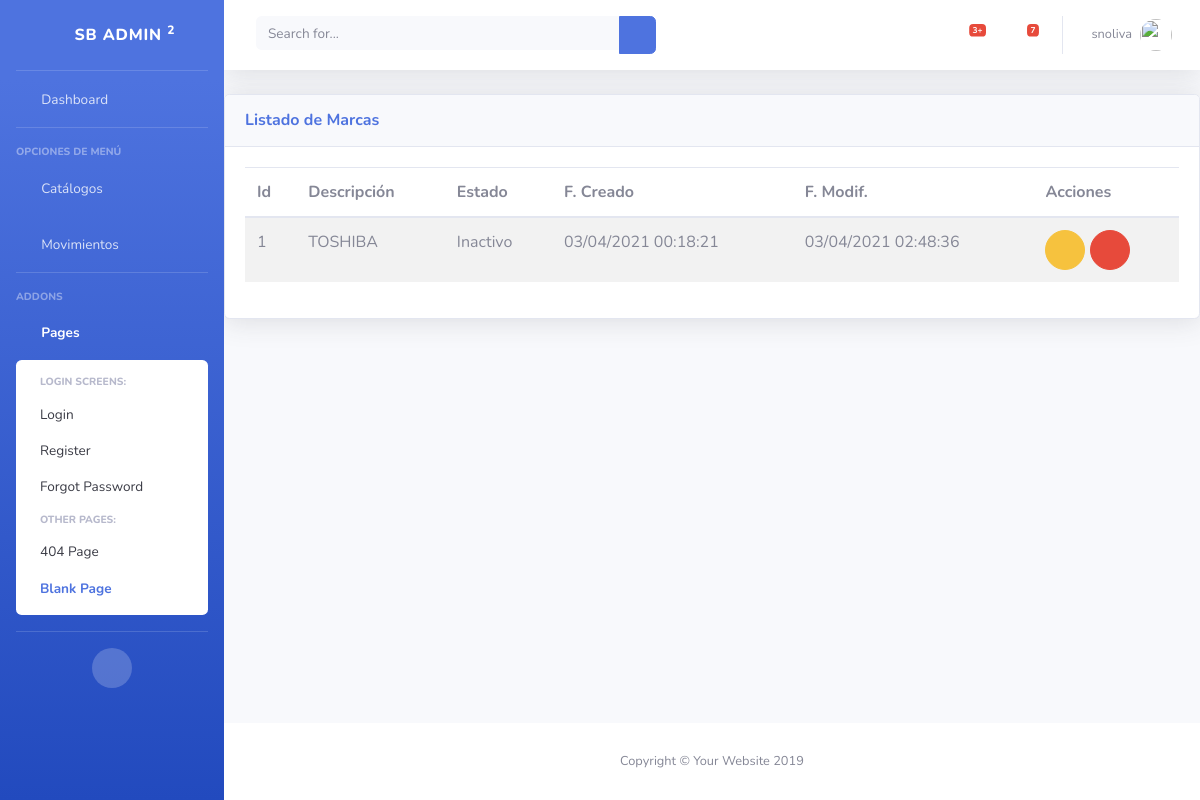
The page /inv/marcas/ (signed in) on the database its author committed.
### inv/models.py (models this page shows, shortened)
class Marca(ClaseModelo):
    descripcion = models.CharField(max_length=100, help_text='Descripcion de la marca',
                    unique=True)
    class Meta:
        verbose_name_plural = 'Marca'

### inv/views.py (the view)
# urls.py: path('marcas/', MarcaView.as_view(), name='marca_list'),
class MarcaView(SinPrivilegios, ListView):
    permission_required = "inv.view_marca"
    model = Marca
    template_name = 'inv/marca_list.html'
    context_object_name = 'obj'

### inv/templates/inv/marca_list.html (shortened to what this page needs)
{% extends 'base/base.html' %}
{% block page_content %}
<div class="card shadow mb-4">
    <div class="card-header py-3 d-flex flex-row align-items-center justify-content-between">
      <h6 class="m-0 font-weight-bold text-primary">Listado de Marcas</h6>
      <div class="dropdown no-arrow">
        <a class="dropdown-toggle" href="#" role="button" id="dropdownMenuLink" data-toggle="dropdown" aria-haspopup="true" aria-expanded="false">
          <i class="fas fa-ellipsis-v fa-sm fa-fw text-gray-400"></i>
        </a>
      </div>
    </div>
    <div class="card-body">
      {% if not obj %}
        <div class="alert alert-info">No hay Marca</div>
      {% else %}
      <table class="table table-striped table-hover">
        <thead>
          <th>Id</th>
          <th>Descripción</th>
          <th>Estado</th>
          <th>F. Creado</th>
          <th>F. Modif.</th>
          <th class="all">Acciones</th>
        </thead>
        <tbody>
          {% for item in obj %}
          <tr>
            <td>{{ item.id }}</td>
            <td>{{ item.descripcion }}</td>
            <td>{{ item.estado | yesno:"Activo, Inactivo" }}</td>
            <td>{{ item.fc | date:"d/m/Y H:i:s"}}</td>
            <td>{{ item.fm | date:"d/m/Y H:i:s"}}</td>
            <td>
              <a href="{% url 'inv:marca_edit' item.id %}" class="btn btn-warning btn-circle" role="button"><i class="far fa-edit"></i></a>
              <a href="{% url 'inv:marca_inactivar' item.id %}" class="btn btn-danger btn-circle" role="button"><i class="far fa-trash-alt"></i></a>
            </td>
          </tr>
          {% endfor %}
        </tbody>
      </table>
      {% endif%}
    </div>
</div>
{% endblock %}

### templates/base/base.html (shortened to what this page needs)
{% load static %}
<!DOCTYPE html>
<html lang="en">
<head>
  <link rel="stylesheet"  href="{% static 'base/vendor/fontawesome-free/css/all.min.css' %}" type="text/css">
  <link rel="stylesheet"  href="{% static 'base/css/sb-admin-2.min.css' %}">
  <link href="{%static 'base/vendor/datatables/dataTables.bootstrap4.min.css' %}" rel="stylesheet">
  <link rel="stylesheet" href="{% static 'base/vendor/jquery_confirm/jquery-confirm.min.css' %}">
   <link rel="stylesheet" href="https://cdnjs.cloudflare.com/ajax/libs/jquery-datetimepicker/2.5.20/jquery.datetimepicker.min.css" />
</head>
<body id="page-top" class="bg-gradient-primary">
    {% block side_bar %}
  <div id="wrapper">
    <ul class="navbar-nav bg-gradient-primary sidebar sidebar-dark accordion" id="accordionSidebar">
      <a class="sidebar-brand d-flex align-items-center justify-content-center" href="{% url 'bases:home' %}">
        <div class="sidebar-brand-icon rotate-n-15">
          <i class="fas fa-laugh-wink"></i>
        </div>
        <div class="sidebar-brand-text mx-3">SB Admin <sup>2</sup></div>
      </a>
      <hr class="sidebar-divider my-0">
      <li class="nav-item">
        <a class="nav-link" href="{% url 'bases:home' %}">
          <i class="fas fa-fw fa-tachometer-alt"></i>
          <span>Dashboard</span></a>
      </li>
      <hr class="sidebar-divider">
      <div class="sidebar-heading">
        Opciones de Menú
      </div>
      <li class="nav-item">
        <a class="nav-link collapsed" href="#" data-toggle="collapse" data-target="#collapseTwo" aria-expanded="true" aria-controls="collapseTwo">
          <i class="fas fa-fw fa-cog"></i>
          <span>Catálogos</span>
        </a>
      </li>
      <li class="nav-item {% if cmp_url in request.path  %} active {% endif %}">
        <a class="nav-link collapsed" href="#" data-toggle="collapse" data-target="#collapseCompras" aria-expanded="true" aria-controls="collapseCompras">
          <i class="fas fa-fw fa-truck"></i>
          <span>Movimientos</span>
        </a>
      </li>
      <hr class="sidebar-divider">
      <div class="sidebar-heading">
        Addons
      </div>
      <li class="nav-item active">
        <a class="nav-link" href="#" data-toggle="collapse" data-target="#collapsePages" aria-expanded="true" aria-controls="collapsePages">
          <i class="fas fa-fw fa-folder"></i>
          <span>Pages</span>
        </a>
        <div id="collapsePages" class="collapse show" aria-labelledby="headingPages" data-parent="#accordionSidebar">
          <div class="bg-white py-2 collapse-inner rounded">
            <h6 class="collapse-header">Login Screens:</h6>
            <a class="collapse-item" href="login.html">Login</a>
            <a class="collapse-item" href="register.html">Register</a>
            <a class="collapse-item" href="forgot-password.html">Forgot Password</a>
            <h6 class="collapse-header">Other Pages:</h6>
            <a class="collapse-item" href="404.html">404 Page</a>
            <a class="collapse-item active" href="blank.html">Blank Page</a>
          </div>
        </div>
      </li>
      <hr class="sidebar-divider d-none d-md-block">
      <div class="text-center d-none d-md-inline">
        <button class="rounded-circle border-0" id="sidebarToggle"></button>
      </div>
    </ul>
    {% endblock side_bar %}
    <div id="content-wrapper" class="d-flex flex-column">
      <div id="content">
        {% block top_bar %}
        <nav class="navbar navbar-expand navbar-light bg-white topbar mb-4 static-top shadow">
          <form class="d-none d-sm-inline-block form-inline mr-auto ml-md-3 my-2 my-md-0 mw-100 navbar-search">
            <div class="input-group">
              <input type="text" class="form-control bg-light border-0 small" placeholder="Search for..." aria-label="Search" aria-describedby="basic-addon2">
              <div class="input-group-append">
                <button class="btn btn-primary" type="button">
                  <i class="fas fa-search fa-sm"></i>
                </button>
              </div>
            </div>
          </form>
          <ul class="navbar-nav ml-auto">
            <li class="nav-item dropdown no-arrow mx-1">
              <a class="nav-link dropdown-toggle" href="#" id="alertsDropdown" role="button" data-toggle="dropdown" aria-haspopup="true" aria-expanded="false">
                <i class="fas fa-bell fa-fw"></i>
                <span class="badge badge-danger badge-counter">3+</span>
              </a>
            </li>
            <li class="nav-item dropdown no-arrow mx-1">
              <a class="nav-link dropdown-toggle" href="#" id="messagesDropdown" role="button" data-toggle="dropdown" aria-haspopup="true" aria-expanded="false">
                <i class="fas fa-envelope fa-fw"></i>
                <span class="badge badge-danger badge-counter">7</span>
              </a>
            </li>
            <li class="nav-item dropdown no-arrow">
              <a class="nav-link dropdown-toggle" href="#" id="userDropdown" role="button" data-toggle="dropdown" aria-haspopup="true" aria-expanded="false">
                <span class="mr-2 d-none d-lg-inline text-gray-600 small">{{user.username}}</span>
                <img class="img-profile rounded-circle" src="{% static 'base/img/user.png' %}">
              </a>
            </li>
          </ul>
        </nav>
        {% endblock top_bar %}
        {% block page_content %}{% endblock page_content %}
        {% block footer%}
      </div>
      <footer class="sticky-footer bg-white">
        <div class="container my-auto">
          <div class="copyright text-center my-auto">
            <span>Copyright &copy; Your Website 2019</span>
          </div>
        </div>
      </footer>
    </div>
  </div>
  {% endblock footer %}
</body>
</html>

### rows shown on the page
Marca: id "1", descripcion "TOSHIBA", estado "Inactivo", fc "03/04/2021 00:18:21", fm "03/04/2021 02:48:36"

### other values the page prints
{{ user.username }} "snoliva"
